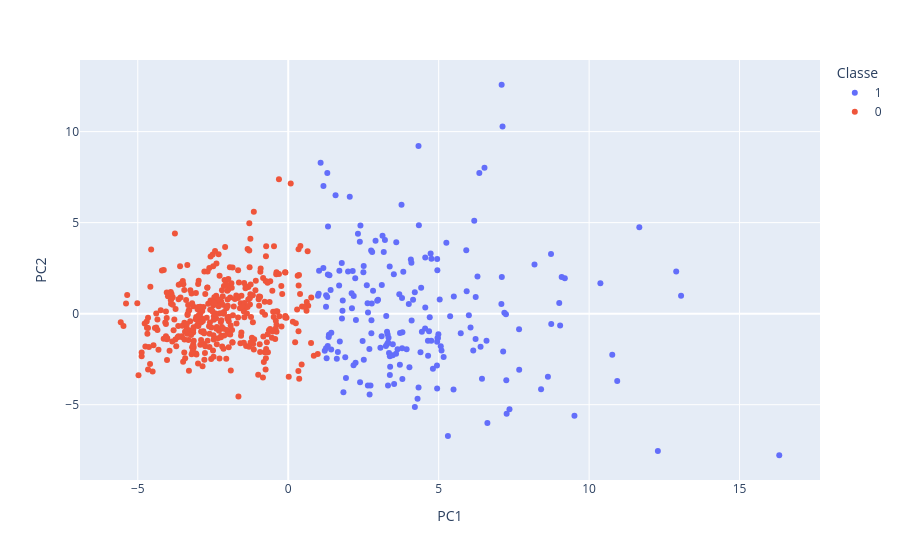

The notebook cell this image was saved under:
### Markdown cell above
#### <font color='bisque'> Visualiser les classes prédites par Kmeans

### Code cell
# Visualiser les classes suivant les deux composantes
scatter_plot(New_df, kmeans_partition)

### Figure 1 — Plotly figure (JSON) as saved in the notebook; plotly's stock layout.template omitted (floating-point values rounded to 4 significant figures; data arrays with more than 128 entries replaced by an {"elided": "..."} marker saying what was removed)
{"data": [{"hovertemplate": "Classe=1<br>PC1=%{x}<br>PC2=%{y}<extra></extra>", "legendgroup": "1", "marker": {"color": "#636efa", "symbol": "circle"}, "mode": "markers", "name": "1", "orientation": "v", "showlegend": true, "type": "scatter", "x": {"elided": "194 float values"}, "xaxis": "x", "y": {"elided": "194 float values"}, "yaxis": "y"}, {"hovertemplate": "Classe=0<br>PC1=%{x}<br>PC2=%{y}<extra></extra>", "legendgroup": "0", "marker": {"color": "#EF553B", "symbol": "circle"}, "mode": "markers", "name": "0", "orientation": "v", "showlegend": true, "type": "scatter", "x": {"elided": "375 float values"}, "xaxis": "x", "y": {"elided": "375 float values"}, "yaxis": "y"}], "layout": {"legend": {"title": {"text": "Classe"}, "tracegroupgap": 0}, "margin": {"t": 60}, "xaxis": {"anchor": "y", "domain": [0, 1], "title": {"text": "PC1"}}, "yaxis": {"anchor": "x", "domain": [0, 1], "title": {"text": "PC2"}}}}
